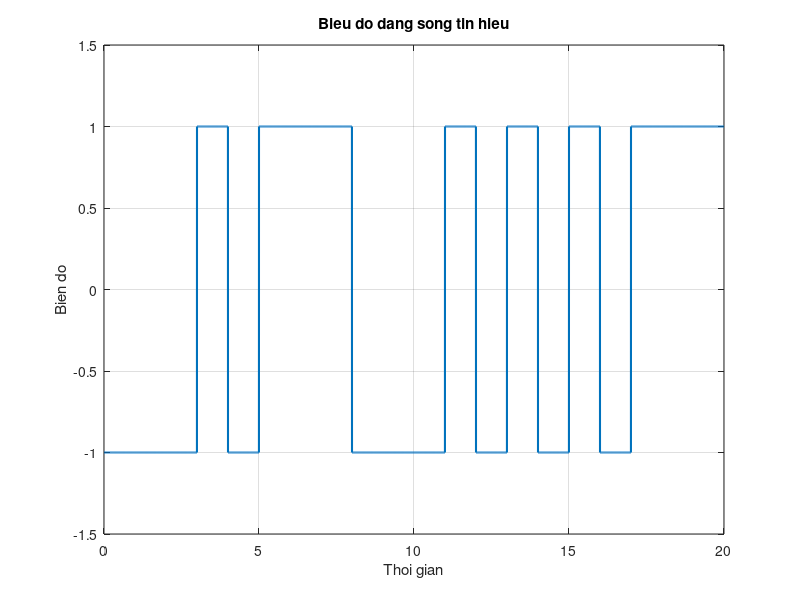

This chart was generated by the following MATLAB code:
clc; clear;

%a
N_bits = 50;
bit_stream = randi([0, 1], 1, N_bits);
disp(bit_stream);

%b
R = 500e6;
Tb = 1/R;

Ns = 1000;
ts = Tb/Ns;

x = [];
muc_1 = -1;
for k = 1:N_bits
    if bit_stream(k) == 0
        x = [x, -1*ones(1,Ns/2), 1*ones(1,Ns/2)];
    else
        x = [x, muc_1*ones(1, Ns)];
        muc_1 = -muc_1;
    end
end 

%c
N_ve  = 10;
M_ve = N_ve * Ns;
t = 0:ts:ts*M_ve - ts;

figure;
plot(t*1e9, x(1:M_ve), 'LineWidth', 1.5);
grid on;
title('Bieu do dang song tin hieu');
xlabel('Thoi gian');
ylabel('Bien do');
xlim([0, N_ve*Tb*1e9]);
ylim([-1.5, 1.5]);
